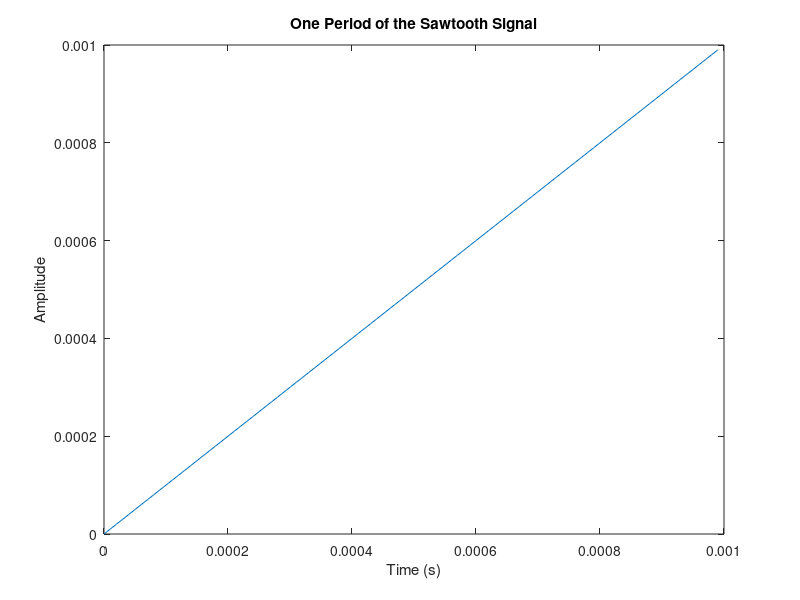

The MATLAB source for this figure: (Note: this script raises an error after producing the figure.)
% 1. Find the FS coefficients for a sawtooth wave. Use the period To =
%    10^(-3). Choose a suitable number of points and experiment with different
%    numbers of points, e.g. N=100, N=200. Now, determine the original signal from the FS coefficients
%    and see how the accuracy of the reconstructed signal depends on the
%    number of points which is a function of the sampling frequency.
%    Plot the magnitude and phase of the coefficients.
clear;
To = 10^-3; 
fo = 1/To; % fundamental frequency

N = 100;
dt = To/N;
t=(0:N-1)*dt; % Time vector of one period of the signal

% Define sawtooth signal 
x = t;
figure
plot(t, x)
title("One Period of the Sawtooth Signal")
xlabel("Time (s)")
ylabel("Amplitude")

% Extend to 10 periods
Np=10;
tp = (0:Np*N-1)*dt;       % create a timeline over Np periods.
%x = periodicExtension(x, Np);
figure
plot(tp, periodicExtension(x, Np));  % Do a stem plot
title("Periodic Extension of Sawtooth")
xlabel("Time (s)")
ylabel("Amplitude")

% Calculating FS Coefficients X_1 to X_N-1
X(1:N) = 0; % Set FS Coefficients to 0
for k=0:N-1
    X(1+k) = (1/N)*x*(exp(j*2*pi*k*fo*t))';  
end

df = fo; % Frequency increment between successive harmonics
f = (0:N-1)*df; % Frequency vectors    

% Plotting Magnitude of the Fourier Coefficients
figure
stem(f,abs(X)) % The FS coefficients are complex numbers. Here we plot the magnitude
title("Magnitude of Fourier Coefficients")
xlabel("Frequency (Hz)")
ylabel("Magnitude")
ymax = max(abs(X));
ylim([0 ymax])

% Plotting Phase of the Fourier Coefficients
figure
plot(f, angle(X))
title("Phase of Fourier Coefficients")
xlabel("Frequency (Hz)")
ylabel("Phase")

% Plotting Reconstruction of Signal with Fourier Coefficients
% number of points which is a function of the sampling frequency.

% Inverse Fourier Transform of Fourier Coefficients
x = N*ifft(X);

figure
plot(t, real(x))
title("Reconstruction of Signal Using Fourier Coefficients")
xlabel("Time(s)")
ylabel("Phase")

%FUNCTIONS
function y = periodicExtension(x,n)
% Return the periodic extension of the vector x.
% The number of periods is n
L = length(x);
y(1:n*L) = 0;
for k=1:n
    y((k-1)*L+1: k*L) = x;
end
end
